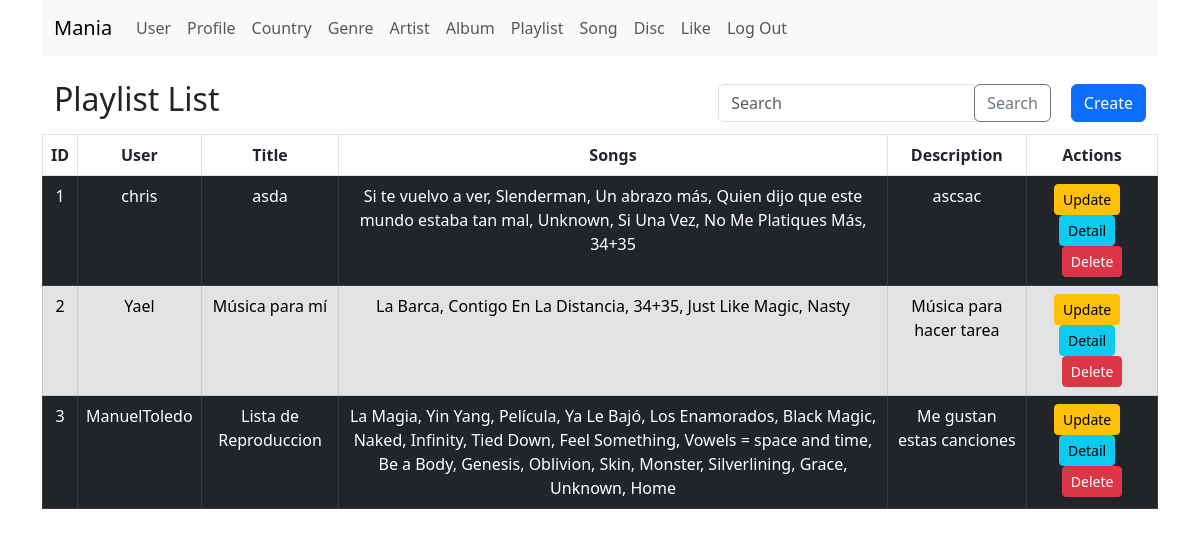
The app's page /api/playlists/ with its own data.
### main/models.py (models this page shows, shortened)
class Playlist(models.Model):
    user = models.ForeignKey(User, on_delete=models.CASCADE)
    title = models.CharField(max_length=30)
    songs = models.ManyToManyField(Song)
    description = models.TextField(max_length=180, blank=True)

class Song(models.Model):
    title = models.CharField(max_length=30)
    genres = models.ManyToManyField(Genre)
    duration = models.TimeField() #models.Duration()
    video = models.CharField(max_length=90)
    album = models.ForeignKey(Album, on_delete=models.CASCADE)

### api/views.py (the view)
# urls.py: path('playlists/', views.PlaylistList.as_view(), name="playlist_list"),
class PlaylistList(ListView):
    model = Playlist
    template_name = "api/playlist/playlist_list.html"
    def get_queryset(self):
        queryset = Playlist.objects.all()
        search_query = self.request.GET.get('search', None)
        if search_query:
            queryset = queryset.filter(
                Q(id__icontains=search_query) |
                Q(title__icontains=search_query) |
                Q(description__icontains=search_query)
            )
        return queryset

### templates/api/playlist/playlist_list.html (shortened to what this page needs)
{% extends "base/base.html" %}
{% block content %}
    <div class="container d-flex align-items-center justify-content-between">
        <h2 class="text-center mb-2">Playlist List</h2>
        <div class="d-flex align-items-center">
            <form class="form-inline" method="GET" action="{% url 'api:playlist_list' %}">
                <div class="input-group">
                    <input type="text" class="form-control" name="search" placeholder="Search">
                    <div class="input-group-append">
                        <button type="submit" class="btn btn-outline-secondary" style="margin-right: 20px;">Search </button>
                    </div>
                </div>
            </form>
            <a href="{% url 'api:create_playlist' %}" class="btn btn-primary ml-2">Create</a>
        </div>
    </div>
    <div class="table-responsive">
        <table class="table table-bordered">
            <thead class="bg-dark text-light">
                <tr>
                    <th class="text-center">ID</th>
                    <th class="text-center">User</th>
                    <th class="text-center">Title</th>
                    <th class="text-center">Songs</th>
                    <th class="text-center">Description</th>
                    <th class="text-center">Actions</th>
                </tr>
            </thead>
            <tbody>
                {% for playlist in object_list %}
                    <tr class="{% cycle 'table-dark' 'table-secondary' %}">
                        <td class="text-center">{{ playlist.id }}</td>
                        <td class="text-center">{{ playlist.user.username }}</td>
                        <td class="text-center">{{ playlist.title }}</td>
                        <td class="text-center">
                            {% for song in playlist.songs.all %}
                                {{ song.title }}{% if not forloop.last %}, {% endif %}
                            {% endfor %}
                        </td>
                        <td class="text-center">{{ playlist.description }}</td>
                        <td class="text-center">
                            <a href="{% url 'api:update_playlist' pk=playlist.id %}" class="btn btn-warning btn-sm" style="margin-right: 10px;">Update</a>
                            <a href="{% url 'api:playlist_detail' pk=playlist.id %}" class="btn btn-info btn-sm" style="margin-right: 10px;">Detail</a>
                            <a href="{% url 'api:delete_playlist' pk=playlist.id %}" class="btn btn-danger btn-sm">Delete</a>
                        </td>
                    </tr>
                {% endfor %}
            </tbody>
        </table>
    </div>
{% endblock content %}

### records on screen
Playlist: id "1", user.username "chris", title "asda", description "ascsac"
Song: title "Si te vuelvo a ver"
Song: title "Slenderman"
Song: title "Un abrazo más"
Song: title "Quien dijo que este mundo estaba tan mal"
Song: title "Unknown"
Song: title "Si Una Vez"
Song: title "No Me Platiques Más"
Song: title "34+35"
Playlist: id "2", user.username "Yael", title "Música para mí", description "Música para hacer tarea"
Song: title "La Barca"
Song: title "Contigo En La Distancia"
Song: title "Just Like Magic"
Song: title "Nasty"
Playlist: id "3", user.username "ManuelToledo", title "Lista de Reproduccion", description "Me gustan estas canciones"
Song: title "La Magia"
Song: title "Yin Yang"
Song: title "Película"
Song: title "Ya Le Bajó"
Song: title "Los Enamorados"
Song: title "Black Magic"
Song: title "Naked"
Song: title "Infinity"
Song: title "Tied Down"
Song: title "Feel Something"
Song: title "Vowels = space and time"
Song: title "Be a Body"
Song: title "Genesis"
Song: title "Oblivion"
Song: title "Skin"
Song: title "Monster"
Song: title "Silverlining"
Song: title "Grace"
Song: title "Home"
